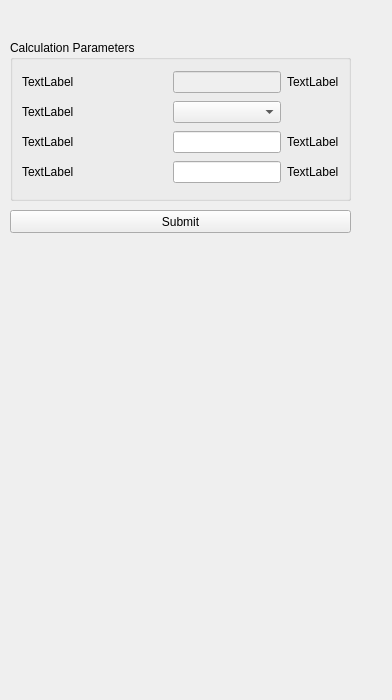
<?xml version="1.0" encoding="UTF-8"?>
<ui version="4.0">
 <class>Form</class>
 <widget class="QWidget" name="Form">
  <property name="enabled">
   <bool>true</bool>
  </property>
  <property name="geometry">
   <rect>
    <x>0</x>
    <y>0</y>
    <width>392</width>
    <height>700</height>
   </rect>
  </property>
  <property name="sizePolicy">
   <sizepolicy hsizetype="Maximum" vsizetype="Maximum">
    <horstretch>0</horstretch>
    <verstretch>0</verstretch>
   </sizepolicy>
  </property>
  <property name="maximumSize">
   <size>
    <width>3200</width>
    <height>5000</height>
   </size>
  </property>
  <property name="windowTitle">
   <string>Form</string>
  </property>
  <widget class="QGroupBox" name="groupBox">
   <property name="geometry">
    <rect>
     <x>10</x>
     <y>40</y>
     <width>341</width>
     <height>161</height>
    </rect>
   </property>
   <property name="sizePolicy">
    <sizepolicy hsizetype="Fixed" vsizetype="Fixed">
     <horstretch>0</horstretch>
     <verstretch>0</verstretch>
    </sizepolicy>
   </property>
   <property name="autoFillBackground">
    <bool>true</bool>
   </property>
   <property name="styleSheet">
    <string notr="true">Q</string>
   </property>
   <property name="title">
    <string>Calculation Parameters</string>
   </property>
   <layout class="QHBoxLayout" name="horizontalLayout">
    <item>
     <layout class="QGridLayout" name="gridLayout">
      <item row="1" column="0">
       <widget class="QLabel" name="l2">
        <property name="text">
         <string>TextLabel</string>
        </property>
       </widget>
      </item>
      <item row="0" column="0">
       <widget class="QLabel" name="l1">
        <property name="sizePolicy">
         <sizepolicy hsizetype="Expanding" vsizetype="Fixed">
          <horstretch>0</horstretch>
          <verstretch>0</verstretch>
         </sizepolicy>
        </property>
        <property name="text">
         <string>TextLabel</string>
        </property>
       </widget>
      </item>
      <item row="0" column="2">
       <widget class="QLineEdit" name="le1">
        <property name="enabled">
         <bool>false</bool>
        </property>
        <property name="sizePolicy">
         <sizepolicy hsizetype="Preferred" vsizetype="Fixed">
          <horstretch>0</horstretch>
          <verstretch>0</verstretch>
         </sizepolicy>
        </property>
       </widget>
      </item>
      <item row="2" column="0">
       <widget class="QLabel" name="l3">
        <property name="text">
         <string>TextLabel</string>
        </property>
       </widget>
      </item>
      <item row="2" column="2">
       <widget class="QLineEdit" name="le3">
        <property name="sizePolicy">
         <sizepolicy hsizetype="Preferred" vsizetype="Fixed">
          <horstretch>0</horstretch>
          <verstretch>0</verstretch>
         </sizepolicy>
        </property>
       </widget>
      </item>
      <item row="1" column="2">
       <widget class="QComboBox" name="cb2">
        <property name="sizePolicy">
         <sizepolicy hsizetype="Preferred" vsizetype="Fixed">
          <horstretch>0</horstretch>
          <verstretch>0</verstretch>
         </sizepolicy>
        </property>
       </widget>
      </item>
      <item row="0" column="3">
       <widget class="QLabel" name="u1">
        <property name="sizePolicy">
         <sizepolicy hsizetype="Fixed" vsizetype="Preferred">
          <horstretch>0</horstretch>
          <verstretch>0</verstretch>
         </sizepolicy>
        </property>
        <property name="text">
         <string>TextLabel</string>
        </property>
       </widget>
      </item>
      <item row="3" column="0">
       <widget class="QLabel" name="l4">
        <property name="text">
         <string>TextLabel</string>
        </property>
       </widget>
      </item>
      <item row="3" column="2">
       <widget class="QLineEdit" name="le4">
        <property name="sizePolicy">
         <sizepolicy hsizetype="Preferred" vsizetype="Fixed">
          <horstretch>0</horstretch>
          <verstretch>0</verstretch>
         </sizepolicy>
        </property>
       </widget>
      </item>
      <item row="2" column="3">
       <widget class="QLabel" name="u3">
        <property name="sizePolicy">
         <sizepolicy hsizetype="Fixed" vsizetype="Preferred">
          <horstretch>0</horstretch>
          <verstretch>0</verstretch>
         </sizepolicy>
        </property>
        <property name="text">
         <string>TextLabel</string>
        </property>
       </widget>
      </item>
      <item row="3" column="3">
       <widget class="QLabel" name="u4">
        <property name="sizePolicy">
         <sizepolicy hsizetype="Fixed" vsizetype="Preferred">
          <horstretch>0</horstretch>
          <verstretch>0</verstretch>
         </sizepolicy>
        </property>
        <property name="text">
         <string>TextLabel</string>
        </property>
       </widget>
      </item>
     </layout>
    </item>
   </layout>
  </widget>
  <widget class="QPushButton" name="btn">
   <property name="geometry">
    <rect>
     <x>10</x>
     <y>210</y>
     <width>341</width>
     <height>23</height>
    </rect>
   </property>
   <property name="sizePolicy">
    <sizepolicy hsizetype="Fixed" vsizetype="Fixed">
     <horstretch>0</horstretch>
     <verstretch>0</verstretch>
    </sizepolicy>
   </property>
   <property name="text">
    <string>Submit</string>
   </property>
  </widget>
 </widget>
 <resources/>
 <connections/>
</ui>
